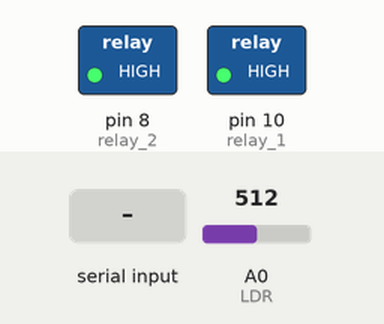
Bench run of a sketch on a simulated Arduino Uno, built with avr-gcc and run on an emulated ATmega328P. Parts: switched loads named in the sketch (green lamp = pin HIGH). Inputs (shaded band) come from the test bench; at power-on: A0 (LDR) = 512. What the sketch prints to the serial monitor is not drawn.

Above: at 1.2 s.
1.3 s: "A" received over Serial
At 2.5 s:
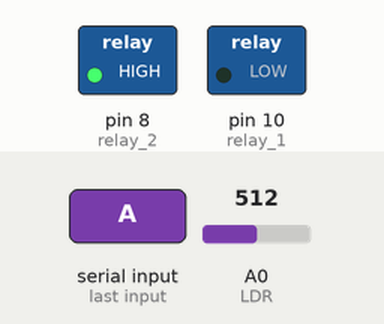
2.8 s: "B" received over Serial
At 3.5 s:
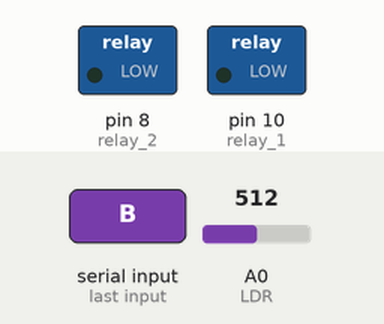
4.3 s: "a" received over Serial
At 4.7 s:
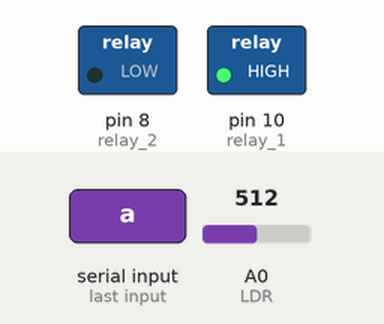
Timing chart, 0 to 7.3 s (numbered marks = the images above; inputs shaded):
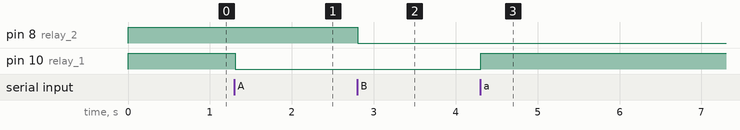

The sketch:

blink_transistor.ino
```cpp
#define relay_1 10
#define relay_2 8
#define LDR A0


char btdata = 0;
int ldrvalue = 0;


void setup() {

  pinMode (relay_1, OUTPUT);
  pinMode (relay_2, OUTPUT);
  Serial.begin(9600);

  digitalWrite (relay_1, HIGH);
  digitalWrite (relay_2, HIGH);

}

void loop() {
  ldrvalue = analogRead(LDR);
  Serial.println (ldrvalue);

  if (Serial.available() > 0) {
    btdata = Serial.read();
    Serial.println(btdata);

    switch (btdata) {
      case 'A': //turn on relay_1
        digitalWrite (relay_1, LOW);
        break;
      case 'a': //turn off relay_1
        digitalWrite (relay_1, HIGH);
        break;

      case 'B': //turn on relay_2
        digitalWrite (relay_2, LOW);
        break;
      case 'b': //turn off relay_2
        digitalWrite (relay_2, HIGH);
        break;
    }

  }
}
```

Measured:
- after the input at 1.3 s, pin 10 (relay_1): HIGH → LOW at once
- after the input at 2.8 s, pin 8 (relay_2): HIGH → LOW at once
- after the input at 4.3 s, pin 10 (relay_1): LOW → HIGH at once
